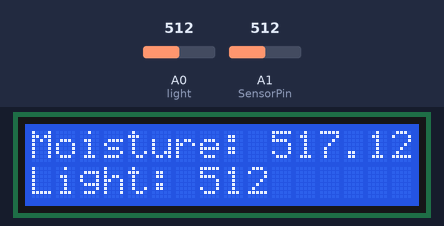
A sketch run on a simulated Arduino Uno, built with avr-gcc and run on an emulated ATmega328P. Shown: 16×2 character LCD. The inputs (shaded band) are chosen by the test bench; at power-on: A1 (SensorPin) = 512, A0 (light) = 512.

Above: at 1.2 s.
1.3 s: A1 (SensorPin) set to 523
At 12.5 s:
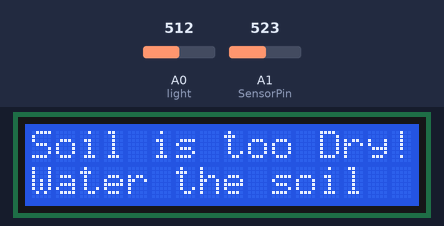
12.8 s: A0 (light) set to 159
At 15.2 s:
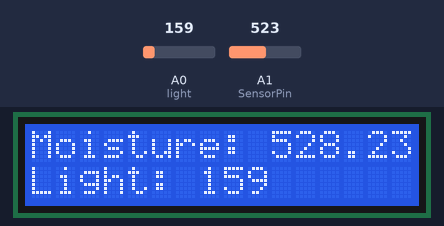
20.4 s: A0 (light) set to 133
At 28.9 s:
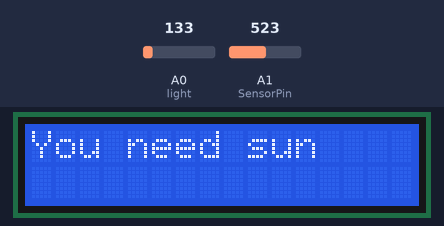
30.0 s: A1 (SensorPin) set to 306
At 39.6 s:
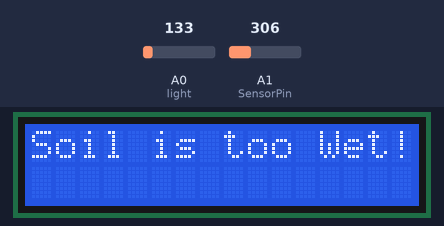
41.6 s: A0 (light) set to 122
At 45.6 s:
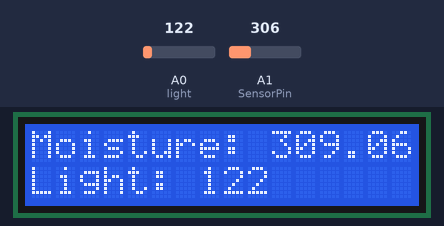
51.3 s: A1 (SensorPin) set to 122
At 56.8 s:
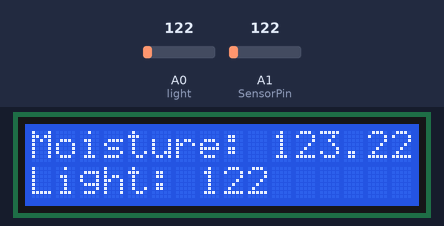
Timing chart, 0 to 58.3 s (numbered marks = the images above; inputs shaded):
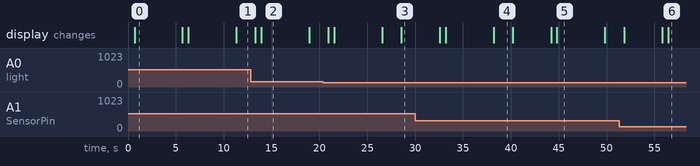

Measured:
- the behaviour switches between 514 and 515 on A1 (SensorPin) (found by bisection; images 0 and 1)
- the behaviour switches between 150 and 149 on A0 (light) (found by bisection; images 2 and 3)
- after the input at 1.3 s, the display: first differs from a run without the input after 5.0 s (image 1 shows a later state)
- what the display in image 2 shows lasts 5.0 s, from 13.9 s to 18.9 s
- what the display in image 4 shows lasts 2.0 s, from 38.2 s to 40.2 s

The sketch:

sketelsen_soilMonitor.ino
```cpp
// include the library code:
#include <LiquidCrystal.h> //allow the use for a lcd screen
#define soilWet 350 //set the lower threshold for how wet the soil is
#define soilDry 520 //set the upper threshold for how wet the soil is
#define noSun 150 //detect whether or not there is sun

// initialize the library by associating any needed LCD interface pin
// with the arduino pin number it is connected to
const int rs = 12, en = 11, d4 = 5, d5 = 4, d6 = 3, d7 = 2;
LiquidCrystal lcd(rs, en, d4, d5, d6, d7);

const int SensorPin = A1; //read the soil sensor from Analog 1

void setup() {
  // set up the LCD's number of columns and rows:
  lcd.begin(16, 2);
  Serial.begin(9600);

  //pinMode(8, OUTPUT); Set DP8 as output (Water pump for relay)
}

void loop() {

  // Turn on the display:
  lcd.display();
  delay(500);

  float sensorValue = 0; //set the initial soil sensor value to 0

  for (int i = 0; i <= 100; i++) //read the value sent from the soil sensor over time and assign the value to sensorValue
  {
    sensorValue = sensorValue + analogRead(SensorPin);
    delay(1);
  }
  sensorValue = sensorValue/100.0;

  int value = analogRead(A0); //read the light value from the photoresistor

  //output the soil sensor value and the light sensor so the user can see the values
  lcd.print("Moisture: " + String(sensorValue));
  lcd.setCursor(0,1);
  lcd.print("Light: " + String(value));

  delay(5000);


  //if the soil is not wet enough this code will display that the plant needs water
  if(sensorValue < soilWet)
  {
    lcd.clear();
    lcd.print("Soil is too Wet!");
    delay(2000);

    //if there is not enough light then the user will be notified on the lcd
    if(value < noSun)
    {
      lcd.clear();
      lcd.print("You need sun");
      delay(2000);
    }
  }

  //if the soil is too dry then the user will be notified on the lcd from this code
  if(sensorValue > soilDry)
  {
    lcd.clear();
    lcd.print("Soil is too Dry!");
    lcd.setCursor(0,1);
    lcd.print("Water the soil");
    delay(2000);

    /* If the soil is dry, activate the relay which activates the water pump so that
     *  the soil can be watered (below)
     *
     *  digitalWrite(8,HIGH);
     *  delay(10000);
     *  digitalWrite(8,LOW);
     *
     */

    //if there is not enough light then the user will be notified on the lcd
    if(value < noSun)
    {
      lcd.clear();
      lcd.print("You need sun");
      delay(2000);
    }

  }
  //if there is not enough light then the user will be notified on the lcd
  if(value < noSun)
    {
      lcd.clear();
      lcd.print("You need sun");
      delay(2000);
    }

   //clear the lcd so that new values can be displayed
   lcd.clear();

}
```
